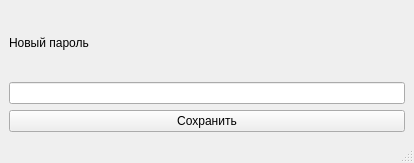
<?xml version="1.0" encoding="UTF-8"?>
<ui version="4.0">
 <class>ChangePasswordView</class>
 <widget class="QMainWindow" name="ChangePasswordView">
  <property name="geometry">
   <rect>
    <x>0</x>
    <y>0</y>
    <width>414</width>
    <height>163</height>
   </rect>
  </property>
  <property name="windowTitle">
   <string>Изменить пароль</string>
  </property>
  <property name="windowIcon">
   <iconset resource="../../Icons.qrc">
    <normaloff>:/Icons/MainIcon/Resources/MainIcons/free-icon-book-4341050.png</normaloff>:/Icons/MainIcon/Resources/MainIcons/free-icon-book-4341050.png</iconset>
  </property>
  <widget class="QWidget" name="centralwidget">
   <layout class="QVBoxLayout" name="verticalLayout">
    <item>
     <widget class="QLabel" name="label">
      <property name="text">
       <string>Новый пароль</string>
      </property>
     </widget>
    </item>
    <item>
     <widget class="QLineEdit" name="passwordEdit">
      <property name="echoMode">
       <enum>QLineEdit::Password</enum>
      </property>
     </widget>
    </item>
    <item>
     <widget class="QPushButton" name="save">
      <property name="text">
       <string>Сохранить</string>
      </property>
     </widget>
    </item>
   </layout>
  </widget>
  <widget class="QMenuBar" name="menubar">
   <property name="geometry">
    <rect>
     <x>0</x>
     <y>0</y>
     <width>414</width>
     <height>25</height>
    </rect>
   </property>
  </widget>
  <widget class="QStatusBar" name="statusbar"/>
 </widget>
 <resources>
  <include location="../../Icons.qrc"/>
 </resources>
 <connections/>
</ui>
